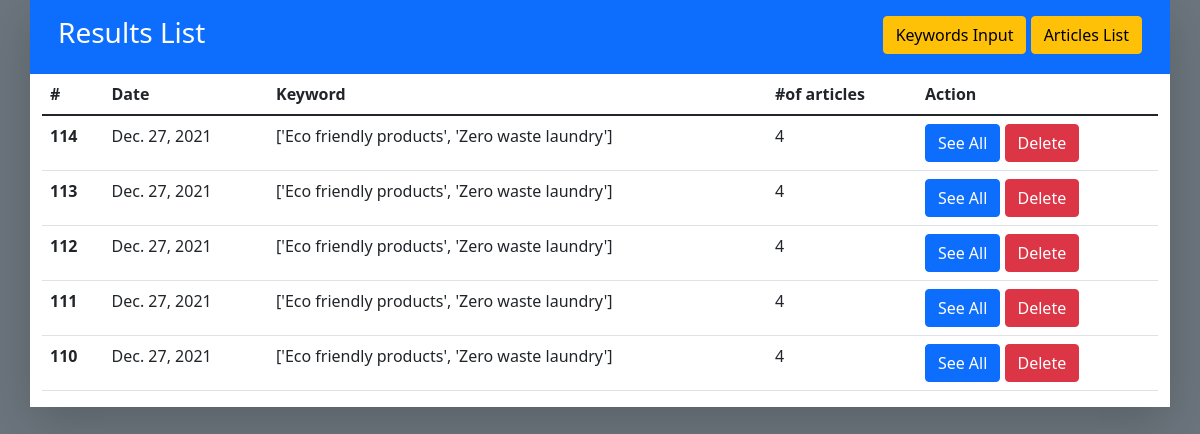
/articles/list/, run on an earlier commit of the app's database.
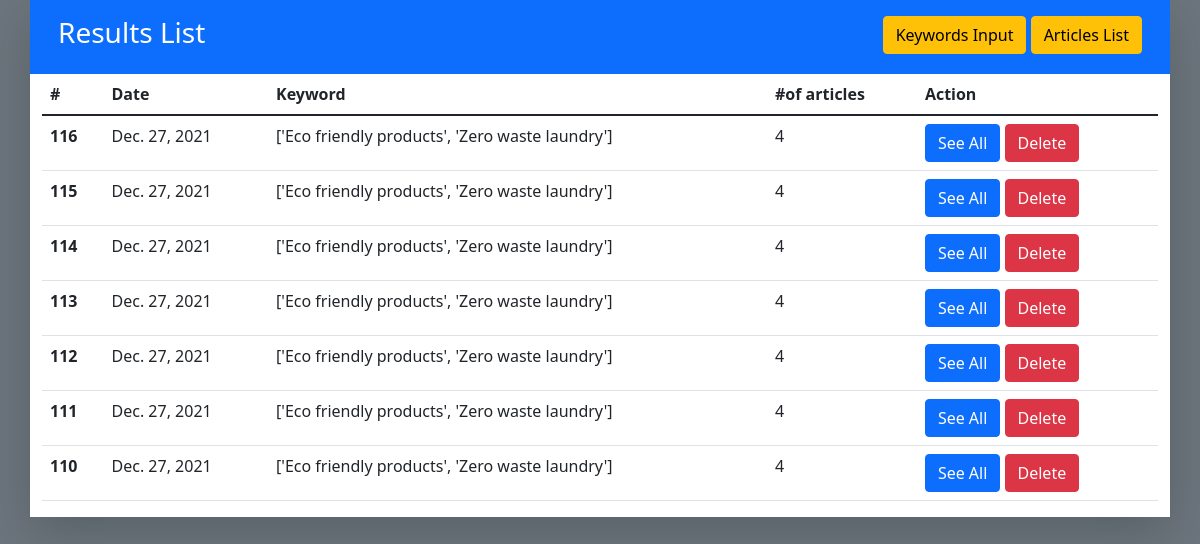
And on a later commit of the database.
### textSpin/models.py (models this page shows)
class KeywordsResultsReport(models.Model):
    keywords = models.TextField()
    number_of_articles = models.IntegerField()
    number_of_keywords = models.IntegerField(default=0)
    date = models.DateField(auto_now=True)

### textSpin/views.py (the view)
# urls.py: path('list/', KeywordResultsView.as_view(), name='list'),
class KeywordResultsView(ListView):
    template_name = "resultsListView.html"
    model = KeywordsResultsReport
    queryset = KeywordsResultsReport.objects.all().order_by('-id')

### textSpin/templates/resultsListView.html (shortened to what this page needs)
<!DOCTYPE html>
<html lang="en">
<head>
    <link href="https://cdn.jsdelivr.net/npm/bootstrap@5.1.3/dist/css/bootstrap.min.css" rel="stylesheet"
>
</head>
<body class="bg-secondary">
    <div class="container bg-white shadow-lg">
        <div class="row bg-primary p-3 text-white justify-content-between">
            <div class="col-auto">
                <h3>Results List</h3>
            </div>
            <div class="col-auto mw-auto">
                <a href="{% url 'textSpin:index' %}" class="btn btn-warning">Keywords Input</a>
                <a href="{% url 'textSpin:list' %}" class="btn btn-warning">Articles List</a>
            </div>
        </div>
        <div class="row">
            <div class="col-12">
                <table class="table">
                    <thead>
                        <tr>
                            <th scope="col">#</th>
                            <th scope="col">Date</th>
                            <th scope="col">Keyword</th>
                            <th scope="col">#of articles</th>
                            <th scope="col">Action</th>
                        </tr>
                    </thead>
                    <tbody>
                        {% for object in object_list %}
                        <tr>
                            <th scope="row">{{ object.id }}</th>
                            <td>{{ object.date }}</td>
                            <td>{{ object.keywords }}</td>
                            <td>{{ object.number_of_keywords }}</td>
                            <td>
                                <a href="{% url 'textSpin:download_list' object.id %}" class="btn btn-primary">See All</a>
                                <a href="{% url 'textSpin:delete' object.id %}" class="btn btn-danger">Delete</a>
                            </td>
                        </tr>
                        {% endfor %}
                    </tbody>
                </table>
            </div>
        </div>
    </div>
</body>
</html>

What changed in the data, as far as the page shows it:
added KeywordsResultsReport: id "116", date "Dec. 27, 2021", keywords "['Eco friendly products', 'Zero waste laundry']", number_of_keywords "4"
added KeywordsResultsReport: id "115", date "Dec. 27, 2021", keywords "['Eco friendly products', 'Zero waste laundry']", number_of_keywords "4"
